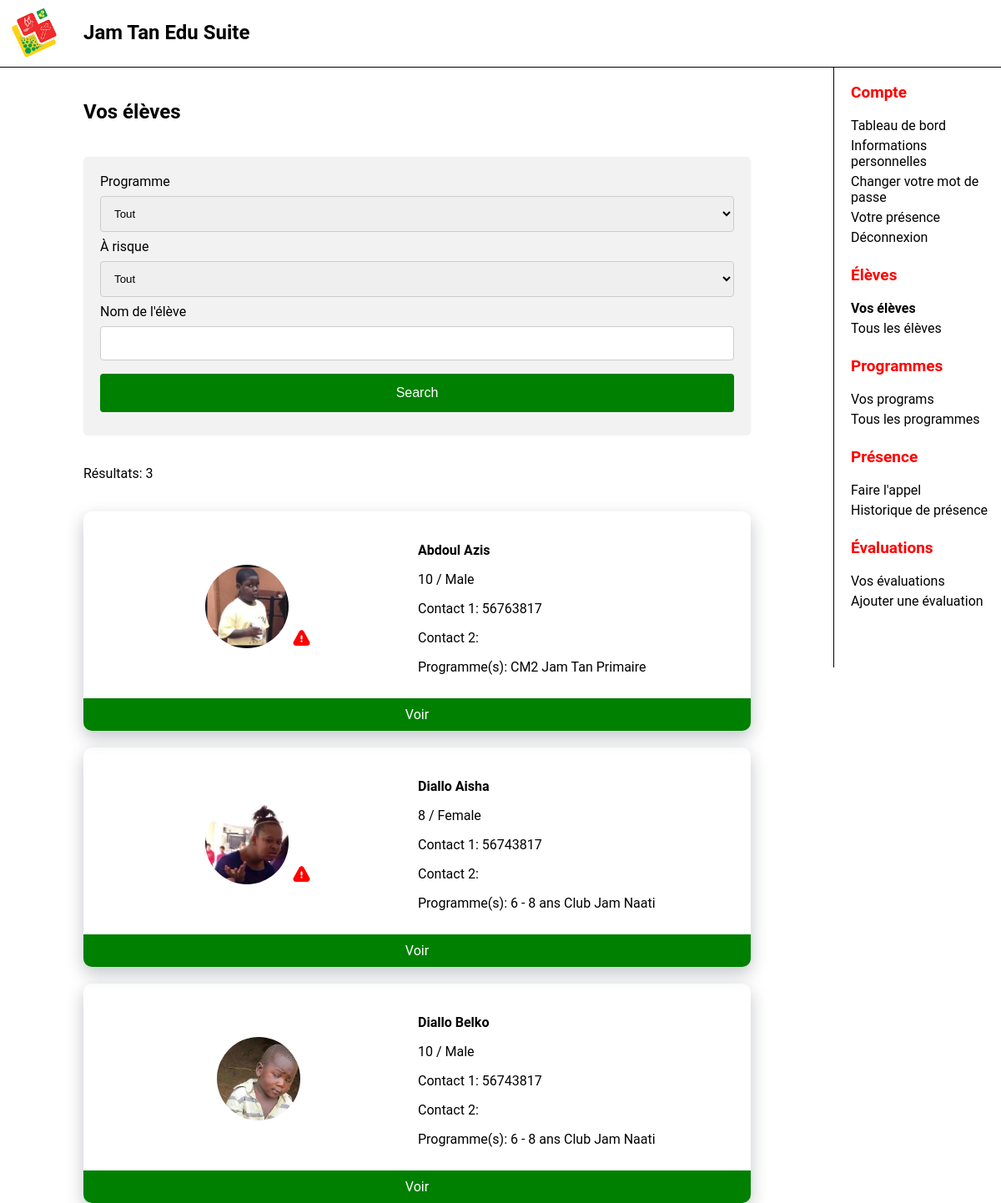
The page /views/YourStudents.php (signed in) on the database its author committed.
### tables this page shows
CREATE TABLE Student (
StudentID INTEGER NOT NULL PRIMARY KEY AUTO_INCREMENT,
StudentFirstName VARCHAR(60) NOT NULL,
StudentLastName VARCHAR(60) NOT NULL,
StudentBirthDate DATE NOT NULL,
StudentTown VARCHAR(60) NOT NULL,
StudentGender ENUM("Male", "Female"),
StudentSchool_Year TINYINT UNSIGNED NOT NULL DEFAULT 0,
StudentPicture VARCHAR(255) NOT NULL DEFAULT 'default',
Contact1 VARCHAR(8) NOT NULL,
Contact2 VARCHAR(8),
FatherFirst_Name VARCHAR(60) NOT NULL,
FatherLast_Name VARCHAR(60) NOT NULL,
MotherFirst_Name VARCHAR(60) NOT NULL,
MotherLast_Name VARCHAR(60) NOT NULL
);

### views/YourStudents.php (the view, shortened to what this page needs)
<?php
require("../controllers/db.php");
$AccountID = $_SESSION['AccountID'];
$GetStudents = "SELECT TIMESTAMPDIFF(YEAR, Student.StudentBirthDate, CURDATE()) AS Age,
Student.StudentID, Student.StudentFirstName, Student.StudentLastName, Contact1, Contact2,
Student.StudentGender, Student.StudentPicture,
GROUP_CONCAT(DISTINCT Program.ProgramName, ' ', ProgramCategory.CategoryName
ORDER BY Program.ProgramName SEPARATOR ', ') AS Programs,
IF (Student.StudentID IN
(SELECT StudentID FROM StudentsRiskLevel WHERE RiskLevel = 'High Risk'), TRUE, FALSE) AS AtHighRisk,
IF (Student.StudentID IN
(SELECT StudentID FROM StudentsRiskLevel WHERE RiskLevel = 'Moderate Risk'), TRUE, FALSE) AS AtModerateRisk
FROM student
INNER JOIN Enrollment ON Student.StudentID = Enrollment.StudentID
INNER JOIN Program ON Enrollment.ProgramID = Program.ProgramID
INNER JOIN Assignment ON Program.ProgramID = Assignment.ProgramID
INNER JOIN ProgramCategory ON Program.CategoryID = ProgramCategory.CategoryID
WHERE Assignment.StaffID = :id";
$params = ['id' => $AccountID];
$GetStudents .= " GROUP BY Student.StudentID";
$stmt = $conn->prepare($GetStudents);
$stmt->execute($params);
$Students = $stmt->fetchAll(PDO::FETCH_ASSOC);
$NumRows = count($Students);
?>
<!DOCTYPE html>
<html lang="en">
<head>
    <link rel="stylesheet" href="css/form.css">
    <link rel="stylesheet" href="css/StudentResult.css">
    <link rel="stylesheet" href="css/Button.css">
    <link rel="stylesheet" href="css/Card.css">
    <link rel="stylesheet" href="css/ProfilePictureSmall.css">
</head>
<body>
    <div id="main">
        <h2>Vos élèves</h2>
        <div class="form-container">
            <form action="<?=$_SERVER['PHP_SELF']?>" method="GET">
                <label for="InProgram">Programme</label>
                <select name="InProgram">
                    <option value="">Tout</option>
                </select>
                <label for="AtRisk">À risque</label>
                <select name="AtRisk">
                    <option value="">Tout</option>
                </select>
                <label for="Name">Nom de l'élève</label>
                <input type="text" name="Name" value="<?= htmlspecialchars($_GET['Name'] ?? '')?>">
                <input type="submit" value="Search">
            </form>
        </div>
        <p class="number-results">Résultats: <?= htmlspecialchars($NumRows) ?></p>
            <div class="card-container">
            <?php foreach ($Students as $Student): ?>
                <div class="card">
                    <table>
                        <tr>
                            <td>
                                <img class="profile-picture" src="../StudentImages/<?= htmlspecialchars($Student["StudentPicture"]) ?>.jpg"
                                alt="Image of <?= htmlspecialchars($Student["StudentFirstName"]) ?>">
                                <?php if ($Student["AtHighRisk"] == true) {?>
                                    <img style="width: 25px" src="../icons/alert-triangle-svgrepo-com.svg" alt="">
                                <?php } else if ($Student["AtModerateRisk"] == true) {?>
                                    <img style="width: 25px" src="../icons/alert-triangle-svgrepo-orange-com.svg" alt="">
                                <?php } ?>
                            </td>
                            <td>
                                <p class="student-name">
                                    <?= htmlspecialchars($Student["StudentLastName"] . " " . $Student["StudentFirstName"]) ?>
                                </p>
                                <p>
                                    <?= htmlspecialchars($Student["Age"] . " / " . $Student["StudentGender"]) ?>
                                </p>
                                <p>
                                    <?= "Contact 1: " . htmlspecialchars($Student["Contact1"]) ?>
                                </p>
                                <p>
                                    <?= "Contact 2: " . htmlspecialchars($Student["Contact2"]) ?>
                                </p>
                                <p>
                                    <?= "Programme(s): " . htmlspecialchars($Student["Programs"]) ?>
                                </p>
                            </td>
                        </div>
                    <a href="Student.php?student_id=<?=$Student["StudentID"]?>" class="card-btn">Voir</a>
                </div>
            <?php endforeach ?>
</body>
</html>

### nav/nav.css (style rules this page uses)
html, body { margin: 0; padding: 0; font-family: 'Roboto', sans-serif; }
#logo { height: 70px; position: fixed; }
#topbar { top: 0; z-index: 1; width: 100vw; height: 70px; position: fixed; background-color: white; display: flex; border-bottom: thin solid; padding: 5px; }
#app_title { position: fixed; margin-left: 95px; display: block; }
#main { padding-top: 100px; margin-right: 300px; margin-left: 100px; }
#sidebar_menu { position: fixed; width: 200px; padding-top: 80px; border-left:solid black; border-width: thin; height: calc(100vh - 80px); overflow-y: auto; right: 0px; }
#sidebar_menu a { text-decoration: none; font-size: 16px; padding-bottom: 5px; color: black; display: block; padding-left: 20px; }
#sidebar_menu p { color: red; font-weight: bold; font-size: 19px; padding-left: 20px; }
h2 { padding-bottom: 20px; }
#topbar { visibility: visible; }
#sidebar_menu { display: block; }

### views/css/form.css (style rules this page uses)
.form-container { padding-bottom: 20px; }
form { border-radius: 5px; background-color: #f2f2f2; padding: 20px; }
label { display: block; }
input { width: 100%; padding: 12px; margin: 8px 0; display: inline-block; border: 1px solid #ccc; border-radius: 4px; box-sizing: border-box; }
select { width: 100%; padding: 12px; margin: 8px 0; display: inline-block; border: 1px solid #ccc; border-radius: 4px; box-sizing: border-box; }
input[type=submit] { width: 100%; background-color: green; color: white; padding: 14px; margin: 8px 0; border: none; border-radius: 4px; cursor: pointer; font-size: 16px; }

### views/css/StudentResult.css (style rules this page uses)
table { width: 100%; border-collapse: collapse; table-layout: fixed; }
td:nth-child(1) { text-align: center; }
.student-name { font-weight: bold; }

### views/css/Card.css (style rules this page uses)
.card { padding: 20px; padding-bottom: 50px; box-shadow: 0 8px 20px rgba(15, 23, 45, 0.25); position: relative; border-radius: 10px; }
.card-btn { background-color: green; text-align: center; padding: 10px; color: white; bottom: 0; left: 0; position: absolute; width: calc(100% - 20px); text-decoration: none; border-radius: 0px 0px 10px 10px; }
.card-container { display: flex; flex-direction: column; gap: 20px; flex-wrap: wrap; flex-basis: 40%; }
.number-results { padding-bottom: 20px; }

### views/css/ProfilePictureSmall.css (style rules this page uses)
.profile-picture { height: 100px; width: 100px; border-radius: 50%; object-fit: cover; object-position: center; }

### views/YourStudents.php (style rules this page uses)
#s_your_students { font-weight: bold; }

### rows shown on the page
student: StudentPicture (picture), StudentLastName+StudentFirstName "Abdoul Azis", StudentGender "10 / Male", Contact1 "56763817", Programs "CM2 Jam Tan Primaire"
student: StudentPicture (picture), StudentLastName+StudentFirstName "Diallo Aisha", StudentGender "8 / Female", Contact1 "56743817", Programs "6 - 8 ans Club Jam Naati"
student: StudentPicture (picture), StudentLastName+StudentFirstName "Diallo Belko", StudentGender "10 / Male", Contact1 "56743817", Programs "6 - 8 ans Club Jam Naati"

### other values the page prints
$NumRows "3"
